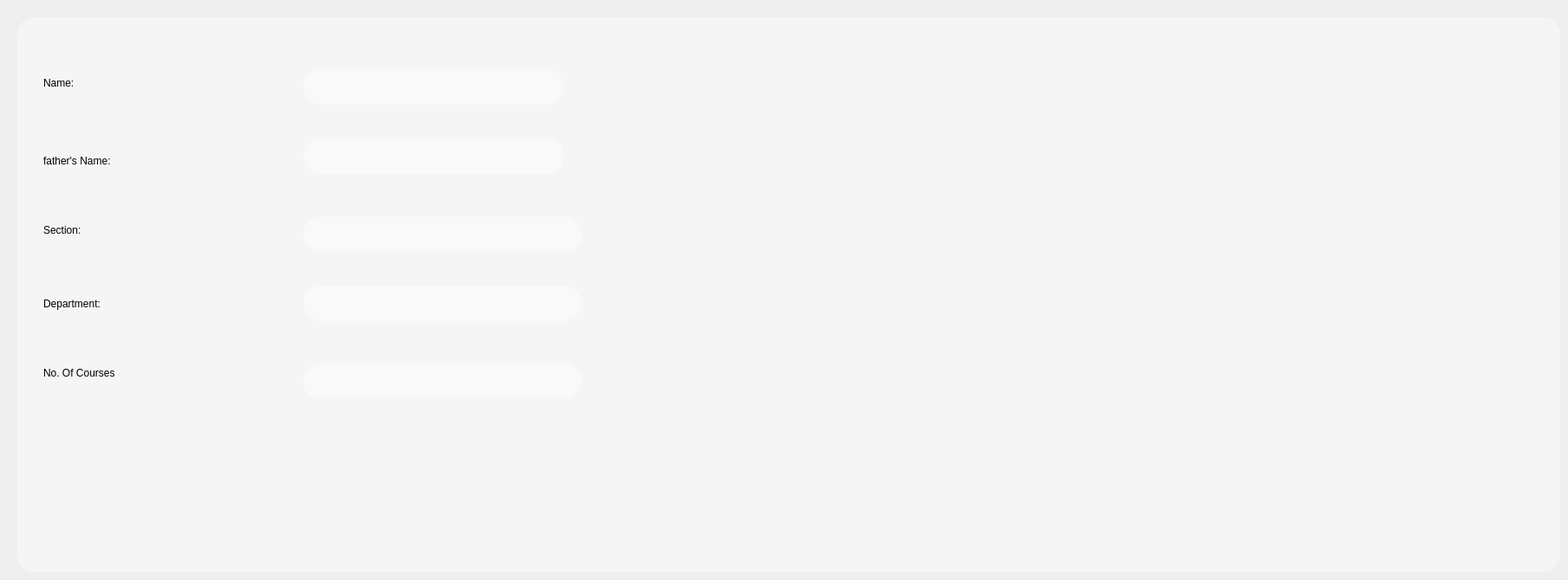
     <widget class="QWidget" name="tab_2">
      <attribute name="title">
       <string>Home</string>
      </attribute>
      <widget class="QWidget" name="widget_2" native="true">
       <property name="geometry">
        <rect>
         <x>20</x>
         <y>20</y>
         <width>1781</width>
         <height>641</height>
        </rect>
       </property>
       <property name="styleSheet">
        <string notr="true">background:rgba(255, 255, 255,90);
border-radius:20px;</string>
       </property>
       <widget class="QLabel" name="label_2">
        <property name="geometry">
         <rect>
          <x>30</x>
          <y>50</y>
          <width>251</width>
          <height>51</height>
         </rect>
        </property>
        <property name="styleSheet">
         <string notr="true">background-color:none;
font: 22pt &quot;MS Shell Dlg 2&quot;;</string>
        </property>
        <property name="text">
         <string>Name:</string>
        </property>
       </widget>
       <widget class="QLabel" name="label_3">
        <property name="geometry">
         <rect>
          <x>30</x>
          <y>140</y>
          <width>251</width>
          <height>51</height>
         </rect>
        </property>
        <property name="styleSheet">
         <string notr="true">background-color:none;
font: 22pt &quot;MS Shell Dlg 2&quot;;</string>
        </property>
        <property name="text">
         <string>father's Name:</string>
        </property>
       </widget>
       <widget class="QLabel" name="label_4">
        <property name="geometry">
         <rect>
          <x>30</x>
          <y>220</y>
          <width>241</width>
          <height>51</height>
         </rect>
        </property>
        <property name="styleSheet">
         <string notr="true">background-color:none;
font: 22pt &quot;MS Shell Dlg 2&quot;;</string>
        </property>
        <property name="text">
         <string>Section:</string>
        </property>
       </widget>
       <widget class="QLabel" name="label_5">
        <property name="geometry">
         <rect>
          <x>30</x>
          <y>310</y>
          <width>251</width>
          <height>41</height>
         </rect>
        </property>
        <property name="styleSheet">
         <string notr="true">background-color:none;
font: 22pt &quot;MS Shell Dlg 2&quot;;</string>
        </property>
        <property name="text">
         <string>Department:</string>
        </property>
       </widget>
       <widget class="QLabel" name="label_6">
        <property name="geometry">
         <rect>
          <x>30</x>
          <y>380</y>
          <width>261</width>
          <height>61</height>
         </rect>
        </property>
        <property name="styleSheet">
         <string notr="true">background-color:none;
font: 22pt &quot;MS Shell Dlg 2&quot;;</string>
        </property>
        <property name="text">
         <string>No. Of Courses</string>
        </property>
       </widget>
       <widget class="QLineEdit" name="student_name">
        <property name="enabled">
         <bool>true</bool>
        </property>
        <property name="geometry">
         <rect>
          <x>330</x>
          <y>60</y>
          <width>301</width>
          <height>41</height>
         </rect>
        </property>
        <property name="styleSheet">
         <string notr="true"/>
        </property>
        <property name="alignment">
         <set>Qt::AlignCenter</set>
        </property>
        <property name="readOnly">
         <bool>true</bool>
        </property>
       </widget>
       <widget class="QLineEdit" name="fathers_name">
        <property name="geometry">
         <rect>
          <x>330</x>
          <y>140</y>
          <width>301</width>
          <height>41</height>
         </rect>
        </property>
        <property name="styleSheet">
         <string notr="true"/>
        </property>
        <property name="alignment">
         <set>Qt::AlignCenter</set>
        </property>
        <property name="readOnly">
         <bool>true</bool>
        </property>
       </widget>
       <widget class="QLineEdit" name="section">
        <property name="geometry">
         <rect>
          <x>330</x>
          <y>230</y>
          <width>321</width>
          <height>41</height>
         </rect>
        </property>
        <property name="styleSheet">
         <string notr="true"/>
        </property>
        <property name="alignment">
         <set>Qt::AlignCenter</set>
        </property>
        <property name="readOnly">
         <bool>true</bool>
        </property>
       </widget>
       <widget class="QLineEdit" name="department">
        <property name="geometry">
         <rect>
          <x>330</x>
          <y>310</y>
          <width>321</width>
          <height>41</height>
         </rect>
        </property>
        <property name="styleSheet">
         <string notr="true"/>
        </property>
        <property name="alignment">
         <set>Qt::AlignCenter</set>
        </property>
        <property name="readOnly">
         <bool>true</bool>
        </property>
       </widget>
       <widget class="QLineEdit" name="noofcourses">
        <property name="geometry">
         <rect>
          <x>330</x>
          <y>400</y>
          <width>321</width>
          <height>41</height>
         </rect>
        </property>
        <property name="styleSheet">
         <string notr="true"/>
        </property>
        <property name="alignment">
         <set>Qt::AlignCenter</set>
        </property>
        <property name="readOnly">
         <bool>true</bool>
        </property>
       </widget>
       <widget class="QLabel" name="label_section">
        <property name="geometry">
         <rect>
          <x>40</x>
          <y>460</y>
          <width>261</width>
          <height>61</height>
         </rect>
        </property>
        <property name="styleSheet">
         <string notr="true">background-color:none;
font: 22pt &quot;MS Shell Dlg 2&quot;;</string>
        </property>
        <property name="text">
         <string/>
        </property>
       </widget>
      </widget>
     </widget>
